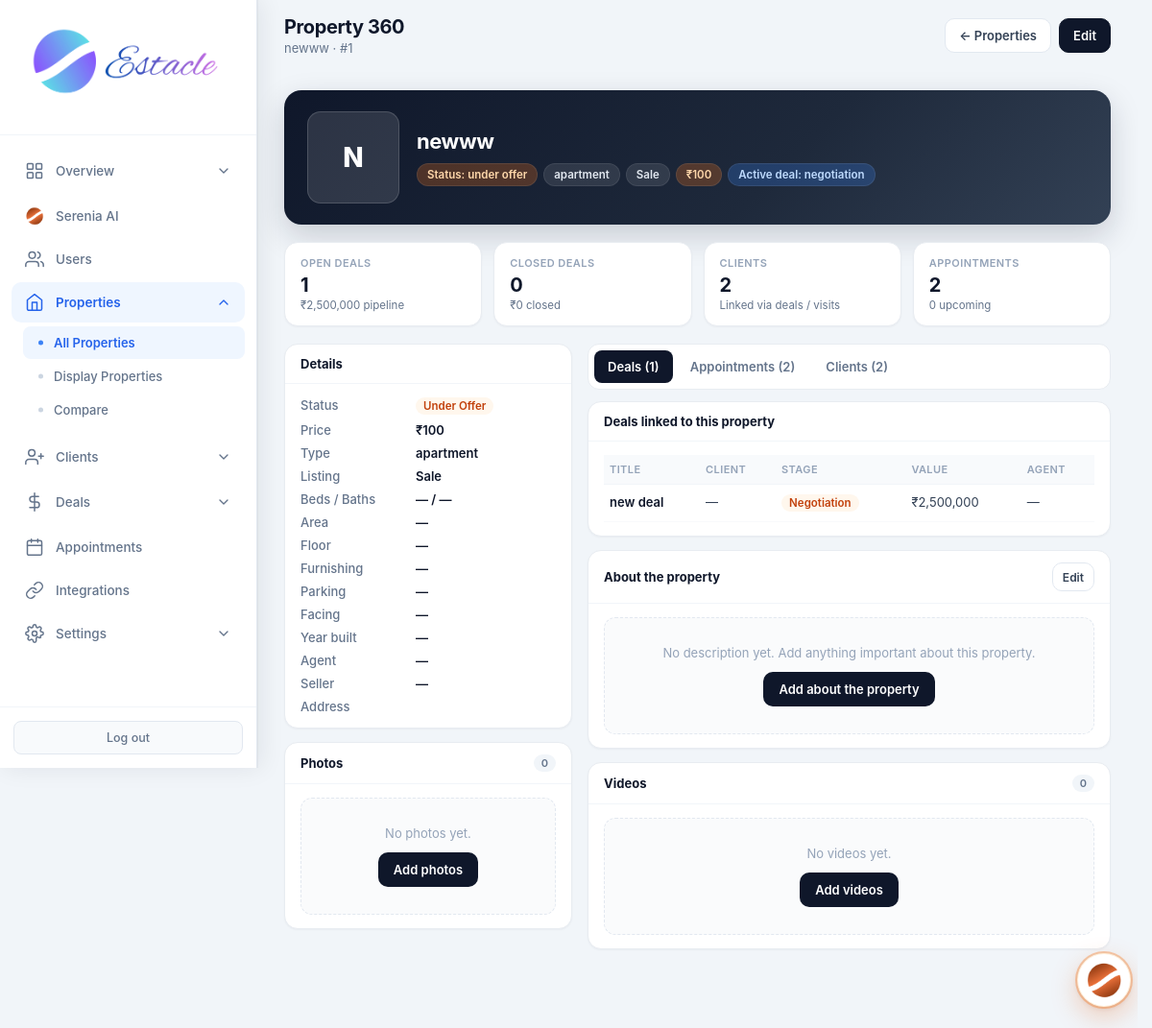
/admin/properties/1 (signed in), run on the app's committed database.
### tables this page shows
CREATE TABLE properties (
            id INTEGER PRIMARY KEY AUTOINCREMENT,
            title TEXT NOT NULL,
            description TEXT,
            price REAL NOT NULL,
            property_type TEXT NOT NULL,
            status TEXT DEFAULT 'available',
            address TEXT,
            city TEXT,
            state TEXT,
            zip_code TEXT,
            bedrooms INTEGER,
            bathrooms REAL,
            area_sqft REAL,
            agent_id INTEGER,
            created_at TIMESTAMP DEFAULT CURRENT_TIMESTAMP, category TEXT DEFAULT "sale", listing_type TEXT DEFAULT "sale", floor TEXT, carpet_area REAL, furnishing TEXT, parking TEXT, amenities TEXT, seller_name TEXT, seller_phone TEXT, monthly_rent REAL, security_deposit REAL, maintenance REAL, per_sqft REAL, latitude TEXT, longitude TEXT, photos TEXT, year_built TEXT, facing TEXT, videos TEXT,
            FOREIGN KEY (agent_id) REFERENCES users (id)
        );

CREATE TABLE settings (
            key TEXT PRIMARY KEY,
            value TEXT
        );

CREATE TABLE deals (
            id INTEGER PRIMARY KEY AUTOINCREMENT,
            title TEXT NOT NULL,
            property_id INTEGER,
            client_id INTEGER,
            agent_id INTEGER,
            stage TEXT DEFAULT 'offer',
            value REAL DEFAULT 0,
            commission_rate REAL DEFAULT 2.5,
            expected_close TEXT,
            notes TEXT,
            created_at TIMESTAMP DEFAULT CURRENT_TIMESTAMP,
            updated_at TIMESTAMP DEFAULT CURRENT_TIMESTAMP,
            FOREIGN KEY (property_id) REFERENCES properties (id),
            FOREIGN KEY (client_id) REFERENCES clients (id),
            FOREIGN KEY (agent_id) REFERENCES users (id)
        );

### routes/admin/properties.py (the view)
@admin.route('/admin/properties/<int:prop_id>')
@login_required
@role_required('admin')
def admin_property_detail(prop_id):
    db = get_db()
    migrate_db()
    reconcile_property_statuses(db)
    prop = db.execute(
        "SELECT p.*, u.full_name as agent_name, u.email as agent_email, u.phone as agent_phone "
        "FROM properties p LEFT JOIN users u ON p.agent_id = u.id WHERE p.id = ?",
        (prop_id,)
    ).fetchone()
    if not prop:
        flash('Property not found.', 'danger')
        return redirect(url_for('admin.admin_properties'))
    photos = []
    if prop['photos']:
        photos = [p.strip() for p in prop['photos'].split(',') if p.strip()]
    videos = []
    try:
        if prop['videos']:
            videos = [v.strip() for v in prop['videos'].split(',') if v.strip()]
    except (KeyError, IndexError, TypeError):
        videos = []
    deals = db.execute(
        """SELECT d.*, c.full_name as client_name, ag.full_name as agent_name
           FROM deals d
           LEFT JOIN clients c ON d.client_id = c.id
           LEFT JOIN users ag ON d.agent_id = ag.id
           WHERE d.property_id = ?
           ORDER BY d.updated_at DESC, d.created_at DESC LIMIT 50""",
        (prop_id,),
    ).fetchall()
    appointments = db.execute(
        """SELECT a.*, c.full_name as client_name, ag.full_name as agent_name
           FROM appointments a
           LEFT JOIN clients c ON a.client_id = c.id
           LEFT JOIN users ag ON a.agent_id = ag.id
           WHERE a.property_id = ?
           ORDER BY a.appointment_date DESC LIMIT 50""",
        (prop_id,),
    ).fetchall()
    tasks = db.execute(
        """SELECT t.*, u.full_name as assignee_name
           FROM tasks t
           LEFT JOIN users u ON t.assigned_to = u.id
           WHERE t.related_property_id = ?
           ORDER BY
             CASE WHEN t.status = 'pending' THEN 0 WHEN t.status = 'in_progress' THEN 1 ELSE 2 END,
             t.due_date IS NULL, t.due_date ASC
           LIMIT 50""",
        (prop_id,),
    ).fetchall()
    inquiries = []
    try:
        inquiries = db.execute(
            """SELECT i.*, u.full_name as user_name
               FROM inquiries i
               LEFT JOIN users u ON i.user_id = u.id
               WHERE i.property_id = ?
               ORDER BY i.created_at DESC LIMIT 50""",
            (prop_id,),
        ).fetchall()
    except Exception:
        pass
    clients = db.execute(
        """SELECT DISTINCT c.id, c.full_name, c.email, c.phone, c.status, c.budget
           FROM clients c
           WHERE c.id IN (
             SELECT client_id FROM deals WHERE property_id = ? AND client_id IS NOT NULL
             UNION
             SELECT client_id FROM appointments WHERE property_id = ? AND client_id IS NOT NULL
             UNION
             SELECT client_id FROM client_properties WHERE property_id = ?
           )
           ORDER BY c.full_name""",
        (prop_id, prop_id, prop_id),
    ).fetchall()
    activity = db.execute(
        """SELECT a.*, u.full_name as actor_name
           FROM activity_log a
           LEFT JOIN users u ON a.user_id = u.id
           WHERE (a.entity_type = 'property' AND a.entity_id = ?)
              OR (a.details LIKE ?)
           ORDER BY a.created_at DESC LIMIT 40""",
        (prop_id, '%' + str(prop_id) + '%'),
    ).fetchall()
    open_deals = sum(1 for d in deals if (d['stage'] or '') not in ('closed', 'lost'))
    closed_deals = sum(1 for d in deals if (d['stage'] or '') == 'closed')
    pipeline_value = sum(float(d['value'] or 0) for d in deals if (d['stage'] or '') not in ('closed', 'lost'))
    closed_value = sum(float(d['value'] or 0) for d in deals if (d['stage'] or '') == 'closed')
    upcoming_appts = sum(
        1 for a in appointments
        if a['appointment_date'] and str(a['appointment_date'])[:10] >= datetime.now().strftime('%Y-%m-%d')
        and (a['status'] or '') not in ('cancelled', 'completed', 'done', 'no_show')
    )
    active_deal = next((d for d in deals if (d['stage'] or '') not in ('closed', 'lost')), None)
    closed_deal = next((d for d in deals if (d['stage'] or '') == 'closed'), None)
    currency = get_setting('currency', 'INR')
    return render_template(
        'admin_property_detail.html',
        prop=prop,
        photos=photos,
        videos=videos,
        deals=deals,
        appointments=appointments,
        tasks=tasks,
        inquiries=inquiries,
        clients=clients,
        activity=activity,
        active_deal=active_deal,
        closed_deal=closed_deal,
        stats={
            'open_deals': open_deals,
            'closed_deals': closed_deals,
            'pipeline_value': pipeline_value,
            'closed_value': closed_value,
            'upcoming_appts': upcoming_appts,
            'clients': len(clients),
            'inquiries': len(inquiries),
            'tasks': len(tasks),
        },
        currency=currency,
        format_money=format_money,
    )

### templates/admin_property_detail.html (shortened to what this page needs)
<!DOCTYPE html>
<html lang="en">
<head>
<link rel="stylesheet" href="{{ url_for('static', filename='css/admin.css') }}">
</head>
<body>
<div class="app-layout">
{% set active = 'properties' %}
{% include 'partials/admin_sidebar.html' %}
<main class="main-content">
<header class="top-bar dash-top">
  <div>
    <h1 class="page-title">Property 360</h1>
    <p class="page-subtitle">{{ prop.title }} · #{{ prop.id }}</p>
  </div>
  <div class="top-actions">
    <a href="{{ url_for('admin.admin_properties') }}" class="btn-pill">← Properties</a>
    <a href="{{ url_for('admin.admin_edit_property', prop_id=prop.id) }}" class="btn-pill primary">Edit</a>
  </div>
</header>
<div class="wrap">
  <div class="hero">
    <div class="hero-photo">
      {% if photos %}
      {% set ph0 = photos[0] %}
      {% set src0 = ph0 if (ph0.startswith('http') or ph0.startswith('/')) else url_for('static', filename='uploads/properties/' + ph0) %}
      <img src="{{ src0 }}" alt="">
      {% else %}
      {{ (prop.title or '?')[0]|upper }}
      {% endif %}
    </div>
    <div class="hero-meta">
      <h2>{{ prop.title }}</h2>
      <div class="chips">
        <span class="chip {% if prop.status == 'available' %}ok{% elif prop.status == 'under_offer' %}warn{% else %}info{% endif %}">
          Status: {{ (prop.status or 'available')|replace('_',' ') }}
        </span>
        <span class="chip">{{ prop.property_type or 'Property' }}</span>
        {% if prop.listing_type %}<span class="chip">{{ prop.listing_type|capitalize }}</span>{% endif %}
        <span class="chip warn">{{ format_money(prop.price, currency) }}</span>
        {% if active_deal %}<span class="chip info">Active deal: {{ active_deal.stage|replace('_',' ') }}</span>{% endif %}
      </div>
    </div>
  </div>
  <div class="stat-grid">
    <div class="stat">
      <div class="label">Open deals</div>
      <div class="value">{{ stats.open_deals }}</div>
      <div class="sub">{{ format_money(stats.pipeline_value, currency) }} pipeline</div>
    </div>
    <div class="stat">
      <div class="label">Closed deals</div>
      <div class="value">{{ stats.closed_deals }}</div>
      <div class="sub">{{ format_money(stats.closed_value, currency) }} closed</div>
    </div>
    <div class="stat">
      <div class="label">Clients</div>
      <div class="value">{{ stats.clients }}</div>
      <div class="sub">Linked via deals / visits</div>
    </div>
    <div class="stat">
      <div class="label">Appointments</div>
      <div class="value">{{ appointments|length }}</div>
      <div class="sub">{{ stats.upcoming_appts }} upcoming</div>
    </div>
  </div>
  <div class="layout">
    <div>
      <div class="card">
        <div class="card-hd">Details</div>
        <div class="card-bd">
          <dl class="dl">
            <dt>Status</dt>
            <dd><span class="badge {{ prop.status or 'available' }}">{{ (prop.status or 'available')|replace('_',' ') }}</span></dd>
            <dt>Price</dt><dd>{{ format_money(prop.price, currency) }}</dd>
            <dt>Type</dt><dd>{{ prop.property_type or '—' }}</dd>
            <dt>Listing</dt><dd>{{ (prop.listing_type or prop.category or 'sale')|capitalize }}</dd>
            <dt>Beds / Baths</dt><dd>{{ prop.bedrooms or '—' }} / {{ prop.bathrooms or '—' }}</dd>
            <dt>Area</dt><dd>{% if prop.area_sqft %}{{ prop.area_sqft }} sq.ft{% else %}—{% endif %}</dd>
            <dt>Floor</dt><dd>{{ prop.floor or '—' }}</dd>
            <dt>Furnishing</dt><dd>{{ prop.furnishing or '—' }}</dd>
            <dt>Parking</dt><dd>{{ prop.parking or '—' }}</dd>
            <dt>Facing</dt><dd>{{ prop.facing or '—' }}</dd>
            <dt>Year built</dt><dd>{{ prop.year_built or '—' }}</dd>
            <dt>Agent</dt><dd>{{ prop.agent_name or '—' }}</dd>
            <dt>Seller</dt>
            <dd>
              {{ prop.seller_name or '—' }}
            </dd>
            <dt>Address</dt>
            <dd>
            </dd>
          </dl>
        </div>
      </div>
      <div class="card">
        <div class="card-hd">
          <span>Photos</span>
          <span class="count">{{ photos|length }}</span>
        </div>
        <div class="card-bd">
          {% if photos %}
          <div class="photo-grid">
            {% for ph in photos[:4] %}
            {% set src = ph if (ph.startswith('http') or ph.startswith('/')) else url_for('static', filename='uploads/properties/' + ph) %}
            <div class="thumb" onclick="openViewer('photos', {{ loop.index0 }})">
              <img src="{{ src }}" alt="">
              <button type="button" class="media-del" title="Delete photo" onclick="event.stopPropagation(); deleteMedia('photo', {{ ph|tojson }})">×</button>
              {% if loop.index0 == 3 and photos|length > 4 %}
              <div class="more" onclick="event.stopPropagation(); openGallery('photos')">+{{ photos|length - 4 }}</div>
              {% endif %}
            </div>
            {% endfor %}
          </div>
          {% if photos|length > 0 %}
          <button type="button" class="btn-pill" style="margin-top:10px;width:100%;justify-content:center" onclick="openGallery('photos')">View all photos</button>
          {% endif %}
          {% else %}
          <div class="empty-box">
            <p>No photos yet.</p>
            <a class="btn-create" href="{{ url_for('admin.admin_edit_property', prop_id=prop.id) }}">Add photos</a>
          </div>
          {% endif %}
        </div>
      </div>
    </div>
    <div>
      <div class="tabs" id="propTabs">
        <button type="button" class="active" data-tab="deals">Deals ({{ deals|length }})</button>
        <button type="button" data-tab="appointments">Appointments ({{ appointments|length }})</button>
        <button type="button" data-tab="clients">Clients ({{ clients|length }})</button>
      </div>
      <div class="tab-pane active" id="tab-deals">
        <div class="card">
          <div class="card-hd">Deals linked to this property</div>
          <div class="card-bd">
            {% if deals %}
            <table class="mini-table">
              <thead><tr><th>Title</th><th>Client</th><th>Stage</th><th>Value</th><th>Agent</th></tr></thead>
              <tbody>
              {% for d in deals %}
                <tr>
                  <td><a href="{{ url_for('admin.admin_deal_detail', deal_id=d.id) }}">{{ d.title }}</a></td>
                  <td>{% if d.client_id %}<a href="{{ url_for('admin.admin_client_360', client_id=d.client_id) }}">{{ d.client_name or '—' }}</a>{% else %}{{ d.client_name or '—' }}{% endif %}</td>
                  <td><span class="badge {{ d.stage }}">{{ (d.stage or '')|replace('_',' ') }}</span></td>
                  <td>{{ format_money(d.value or 0, currency) }}</td>
                  <td>{{ d.agent_name or '—' }}</td>
                </tr>
              {% endfor %}
              </tbody>
            </table>
            {% else %}
            <div class="empty">No deals on this property.</div>
            {% endif %}
          </div>
        </div>
      </div>
      <div class="card" style="margin-top:4px">
        <div class="card-hd">
          <span>About the property</span>
          <button type="button" class="btn-pill" style="height:30px;padding:0 10px;font-size:12px" id="btnEditAbout">Edit</button>
        </div>
        <div class="card-bd about-box">
          <div id="aboutView">
            {% if prop.description %}
            <div class="notes">{{ prop.description }}</div>
            {% else %}
            <div class="empty-box">
              <p>No description yet. Add anything important about this property.</p>
              <button type="button" class="btn-create" id="btnAddAbout">Add about the property</button>
            </div>
            {% endif %}
          </div>
        </div>
      </div>
      <div class="card">
        <div class="card-hd">
          <span>Videos</span>
          <span class="count">{{ videos|length }}</span>
        </div>
        <div class="card-bd">
          {% if videos %}
          <div class="video-list">
            {% for v in videos[:3] %}
            {% set vsrc = v if (v.startswith('http') or v.startswith('/')) else url_for('static', filename='uploads/properties/' + v) %}
            <div class="vitem" onclick="openViewer('videos', {{ loop.index0 }})">
              <video src="{{ vsrc }}" muted preload="metadata"></video>
              <div class="play">▶</div>
              <button type="button" class="media-del" title="Delete video" onclick="event.stopPropagation(); deleteMedia('video', {{ v|tojson }})">×</button>
            </div>
            {% endfor %}
          </div>
          <button type="button" class="btn-pill" style="margin-top:10px;width:100%;justify-content:center" onclick="openGallery('videos')">View all videos</button>
          {% else %}
          <div class="empty-box">
            <p>No videos yet.</p>
            <a class="btn-create" href="{{ url_for('admin.admin_edit_property', prop_id=prop.id) }}">Add videos</a>
          </div>
          {% endif %}
        </div>
      </div>
    </div>
  </div>
</div>
</main>
</div>
</body>
</html>

### data on the page
properties: title "newww", id "1", title "N", status "under offer", property_type "apartment", listing_type "Sale", price.value "₹100", status "Under Offer", floor "—", furnishing "—", parking "—", facing "—", year_built "—", seller_name "—"
deals: stage "negotiation", title "new deal", client_name "—", stage "Negotiation", value.value "₹2,500,000", agent_name "—"
settings: value "₹2,500,000", value "₹0"

### other printed values
{{ stats.open_deals }} "1"
{{ stats.closed_deals }} "0"
{{ stats.clients }} "2"
{{ appointments|length }} "2"
{{ stats.upcoming_appts }} "0"
{{ prop.bedrooms or '—' }} "—"
{{ prop.bathrooms or '—' }} "—"
{{ prop.agent_name or '—' }} "—"
{{ photos|length }} "0"
{{ deals|length }} "1"
{{ clients|length }} "2"
{{ videos|length }} "0"
